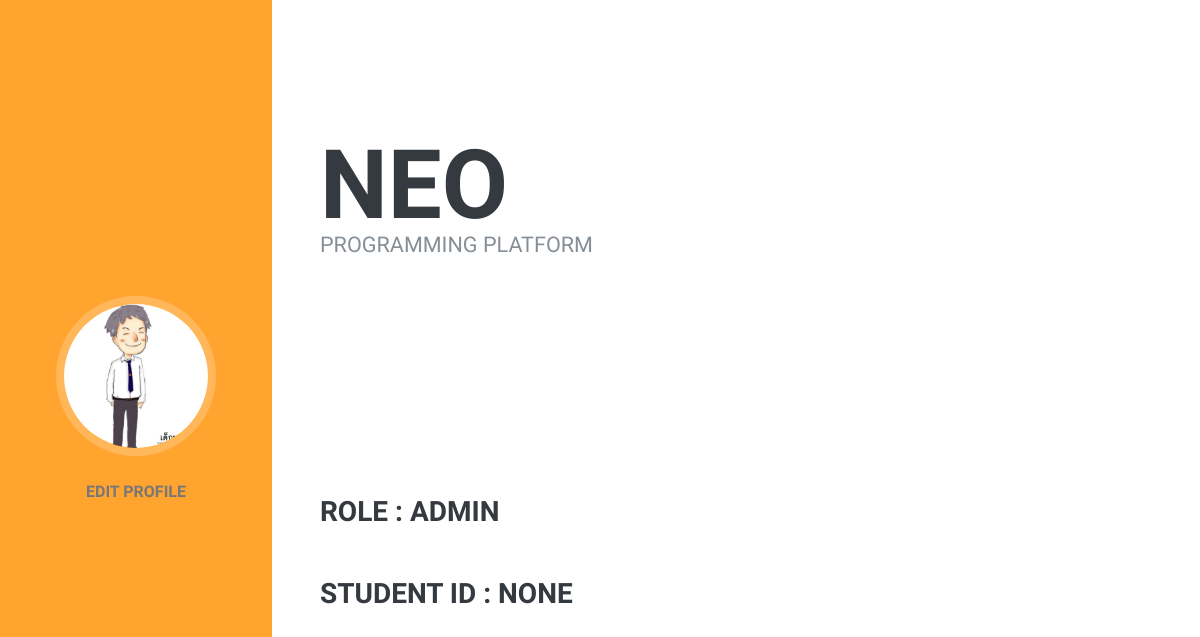
The page /load_profile_out (signed in) on the database as committed earlier.
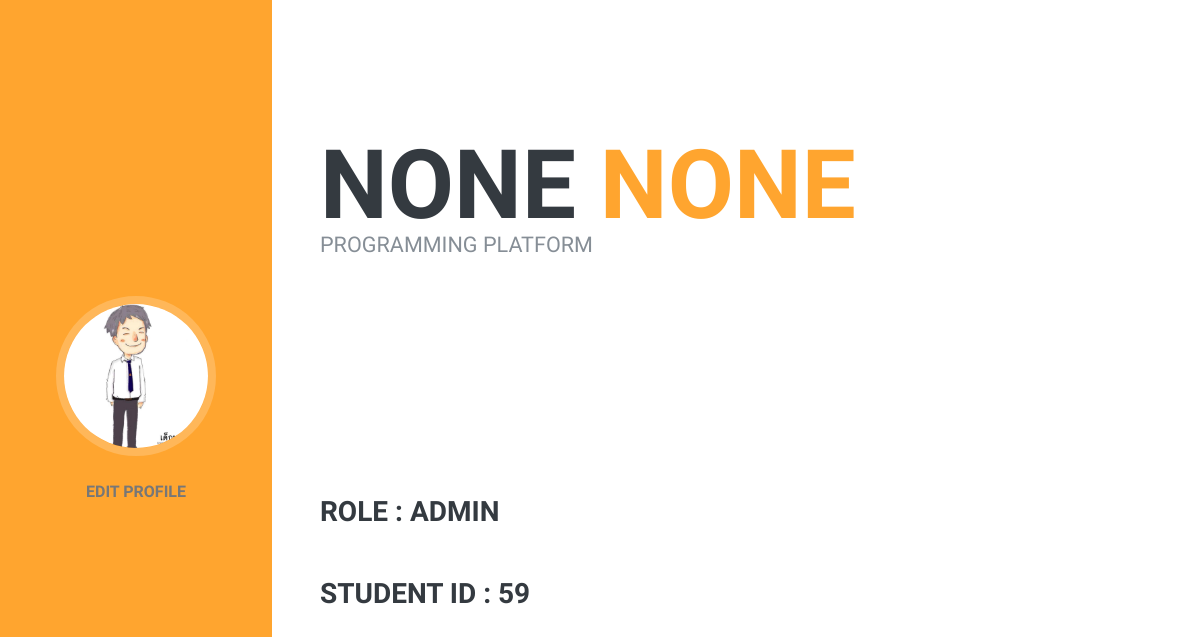
The same page on the database as committed later.
### gpps_db.py (models this page shows, shortened)
class Student_information(Base):
    __tablename__ = "student_information"
    id = Column(Integer, primary_key=True)
    name = Column(String)
    lastname = Column(String)
    student_id = Column(String)
    role = Column(String)

### appweb.py (the view)
@app.route('/load_profile_out')
def load_profileOut():
    profile = get_information_user(session.get('id'))
    return render_template('Profile_out.html',profile = profile)

### db_function.py (called while the page is built)
def get_information_user(id_member):
    Session = sessionmaker(bind=engine)
    s = Session()
    query = s.query(Student_information).filter(Student_information.id.in_([id_member]))
    result = query.first()
    return result

### templates/Profile_out.html (shortened to what this page needs)
<!DOCTYPE html>
<html lang="en">
  <head>
    <link href="/static/profile/vendor/bootstrap/css/bootstrap.min.css" rel="stylesheet">
    <link href="/static/profile/vendor/font-awesome/css/font-awesome.min.css" rel="stylesheet">
    <link href="/static/profile/vendor/devicons/css/devicons.min.css" rel="stylesheet">
    <link href="/static/profile/vendor/simple-line-icons/css/simple-line-icons.css" rel="stylesheet">
    <link href="/static/profile/css/resume.min.css" rel="stylesheet">
  </head>
  <body id="page-top">
    <nav class="navbar navbar-expand-lg navbar-dark bg-primary fixed-top" id="sideNav">
      <a class="navbar-brand js-scroll-trigger" href="#page-top">
        <span class="d-none d-lg-block">
          <img class="img img-fluid img-profile rounded-circle mx-auto mb-2" src="/static/profile/img/university_uniform_B.jpg" alt="">
        </span>
      </a>
      <div class="collapse navbar-collapse" id="navbarSupportedContent">
        <ul class="navbar-nav">
          <li class="nav-item">
            <a class="nav-link js-scroll-trigger" href="/load_edit_profile_out">Edit Profile</a>
          </li>
        </ul>
      </div>
    </nav>
    <div class="container-fluid p-0">
      <section class="resume-section p-3 p-lg-5 d-flex flex-column" id="experience">
	  <div class="my-auto">
          <h1 class="mb-0">{{profile.name}}
            <span class="text-primary">{{profile.lastname}}</span>
          </h1>
		  <div class="subheading mb-5">Programming Platform
          </div>
        </div>
        <div class="my-auto">
		  <div class="resume-item d-flex flex-column flex-md-row mb-5">
            <div class="resume-content mr-auto">
              <h3 class="mb-0">Role : {{profile.role}}</h3>
            </div>
          </div>
		  <div class="resume-item d-flex flex-column flex-md-row mb-5">
            <div class="resume-content mr-auto">
              <h3 class="mb-0">Student ID : {{profile.student_id}}</h3>
            </div>
          </div>
        </div>
      </section>
    </div>
  </body>
</html>

Rows that differ between the two databases and show on the page:
changed Student_information "NONE": name "NEO" → "NONE"; lastname (not shown) → "NONE"; student_id "NONE" → "59"
